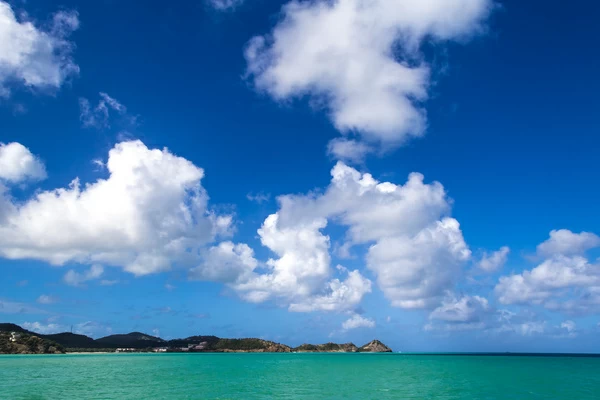
#> input picture resources/image.jpg, 600 x 400 px
$ python opencv_13.py
#> lines starting #> are read from the running program, lines starting #| are printed output that depends on the picture; after the words box and inside, x2 and y2 are one past the last pixel; in counts of white or black regions, pixels touching at a corner belong together
# Basic functions or manipulation in open cv

import cv2 as cv
import numpy as np
from cv2 import blur
img=cv.imread("resources/image.jpg")
#> img is the input picture: shape (400, 600, 3); mean B, G, R 178.6, 130.9, 74.6

# resize
resized_img=cv.resize(img,(450,250))
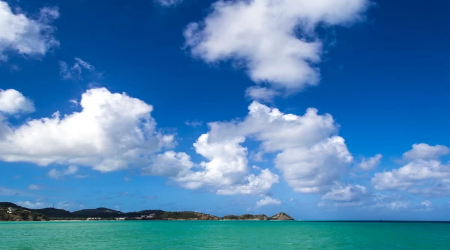
#> resized_img: shape (250, 450, 3); mean B, G, R 178.5, 130.8, 74.5

# gray
gray_img=cv.cvtColor(img,cv.COLOR_BGR2GRAY)
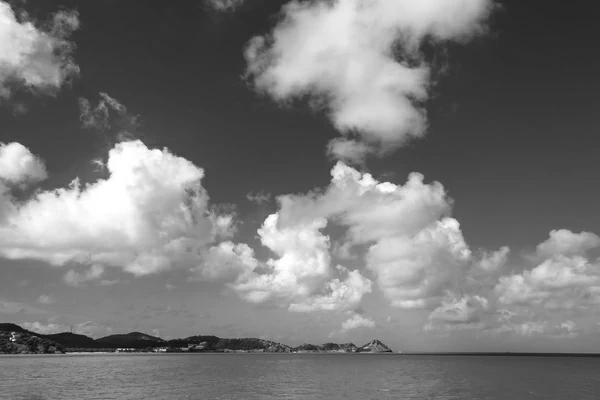
#> gray_img: shape (400, 600); min 7, max 255, mean 119.5

# blur
blur_img=cv.GaussianBlur(img,(7,7),0)

# edge detection
edge_img=cv.Canny(img,53,53)
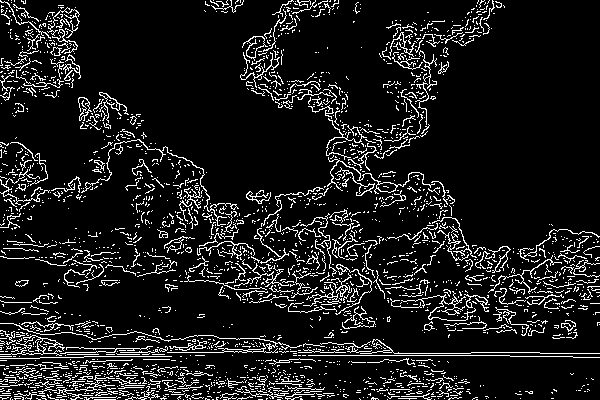
#> edge_img: shape (400, 600); 10.5% white in thin lines or dots

# thickness of lines
mat_kernel=np.ones((3,3),np.uint8)
dilated_img=cv.dilate(edge_img,(mat_kernel),iterations=1)
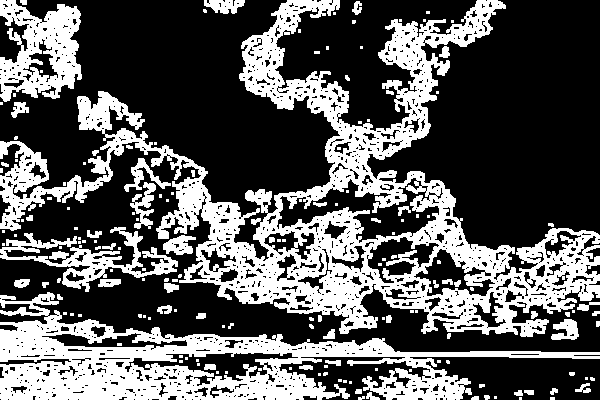
#> dilated_img: shape (400, 600); 35.2% white; 164 white regions (102 under 20 px), largest, box (x1, y1, x2, y2) and area: (0, 0, 600, 337) 48032, (0, 292, 600, 400) 22239, (0, 0, 82, 102) 5027

# Make thinner outline
ero_img=cv.erode(dilated_img,mat_kernel,iterations=1)
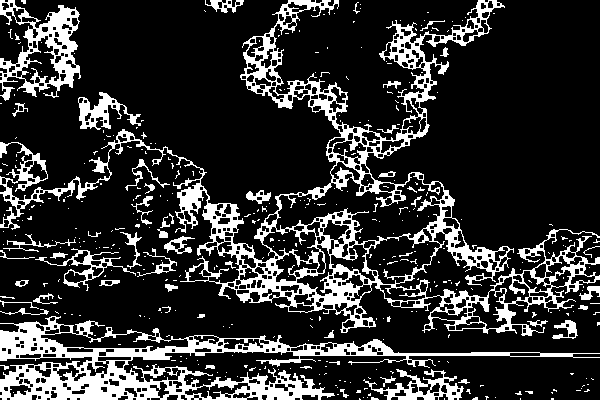
#> ero_img: shape (400, 600); 19.2% white; 388 white regions (334 under 20 px), largest, box (x1, y1, x2, y2) and area: (0, 0, 600, 336) 23184, (0, 316, 600, 400) 12414, (0, 0, 81, 101) 3088

# We will use numpy library not open cv

print("The size of our image is:",img.shape)
#| The size of our image is: (400, 600, 3)
cropped_img=img[0:500,150:400]
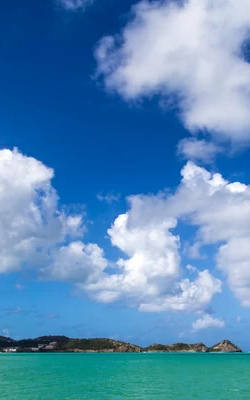
#> cropped_img: shape (400, 250, 3); mean B, G, R 183.4, 140.2, 87.9


cv.imshow("Original",img)
cv.imshow("Resized",resized_img)
cv.imshow("Gray",gray_img)
cv.imshow("Blur",blur_img)
cv.imshow("Edge",edge_img)
cv.imshow("Dilated",dilated_img)
cv.imshow("Erosion",ero_img)
cv.imshow("Cropped",cropped_img)
cv.waitKey(0)
cv.destroyAllWindows()

$ run again, with resources/Ammar.jpg copied over resources/image.jpg
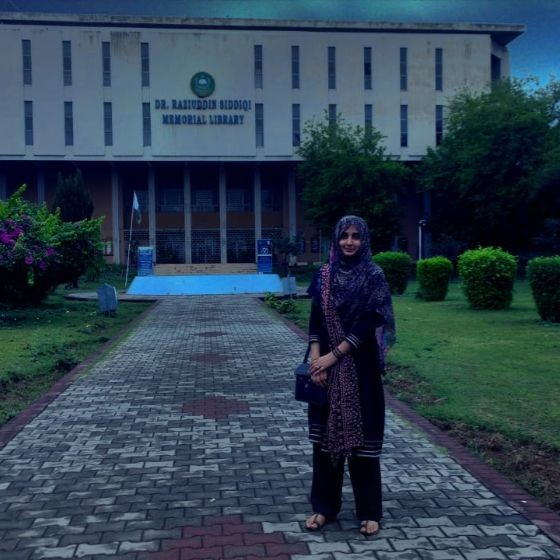
#> input picture resources/Ammar.jpg, 560 x 560 px
#> img is the input picture: shape (560, 560, 3); mean B, G, R 82.1, 66.1, 47.1
#> `edge_img=cv.Canny(img,53,53)`:
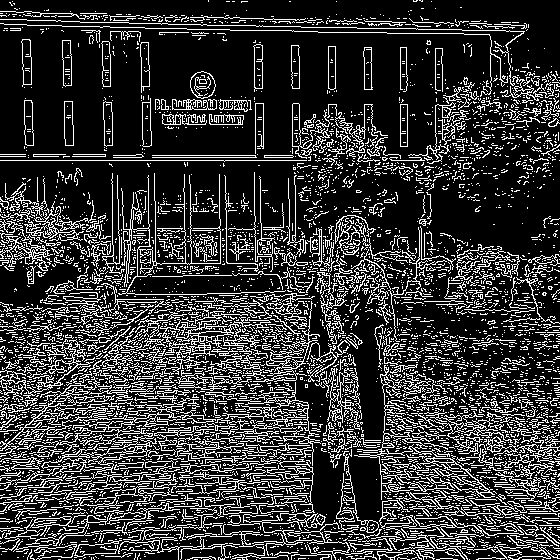
#> edge_img: shape (560, 560); 21.3% white in thin lines or dots
#> dilated_img: shape (560, 560); 63.4% white; 2260 black regions (1968 under 20 px), largest, box (x1, y1, x2, y2) and area: (101, 28, 490, 159) 25571, (0, 25, 142, 159) 13490, (0, 162, 296, 238) 11308
#> ero_img: shape (560, 560); 44.6% white; 400 white regions (346 under 20 px), largest, box (x1, y1, x2, y2) and area: (0, 8, 560, 560) 131609, (155, 71, 252, 129) 2078, (513, 131, 560, 185) 613
#| The size of our image is: (560, 560, 3)
#> `cropped_img=img[0:500,150:400]`:
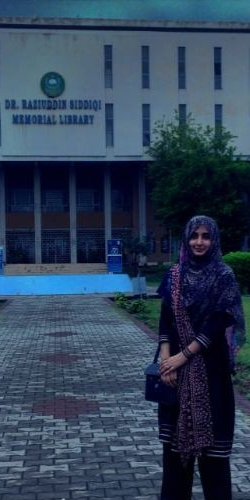
#> cropped_img: shape (500, 250, 3); mean B, G, R 88, 65.8, 48

$ run again, with resources/warp.jpg copied over resources/image.jpg
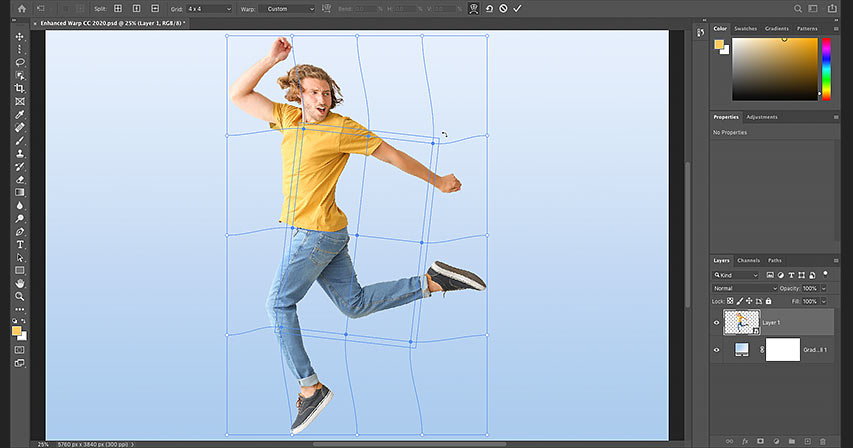
#> input picture resources/warp.jpg, 853 x 448 px
#> img is the input picture: shape (448, 853, 3); mean B, G, R 180.3, 168.3, 157.3
#> `edge_img=cv.Canny(img,53,53)`:
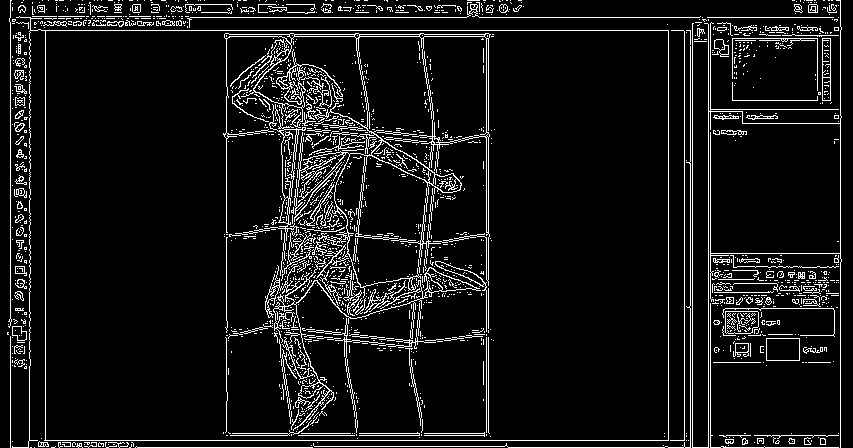
#> edge_img: shape (448, 853); 8% white in thin lines or dots
#> dilated_img: shape (448, 853); 23.8% white; 65 white regions (46 under 20 px), largest, box (x1, y1, x2, y2) and area: (6, 0, 843, 448) 87435, (236, 0, 318, 15) 686, (386, 4, 463, 15) 543
#> ero_img: shape (448, 853); 14.2% white; 149 white regions (119 under 20 px), largest, box (x1, y1, x2, y2) and area: (8, 0, 842, 448) 51440, (240, 0, 317, 14) 316, (730, 341, 751, 359) 163
#| The size of our image is: (448, 853, 3)
#> `cropped_img=img[0:500,150:400]`:
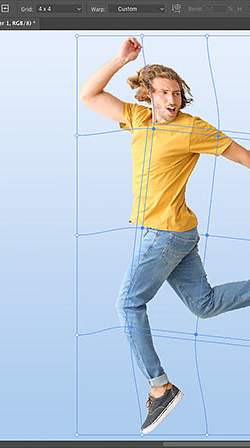
#> cropped_img: shape (448, 250, 3); mean B, G, R 206.5, 194.9, 183.3
